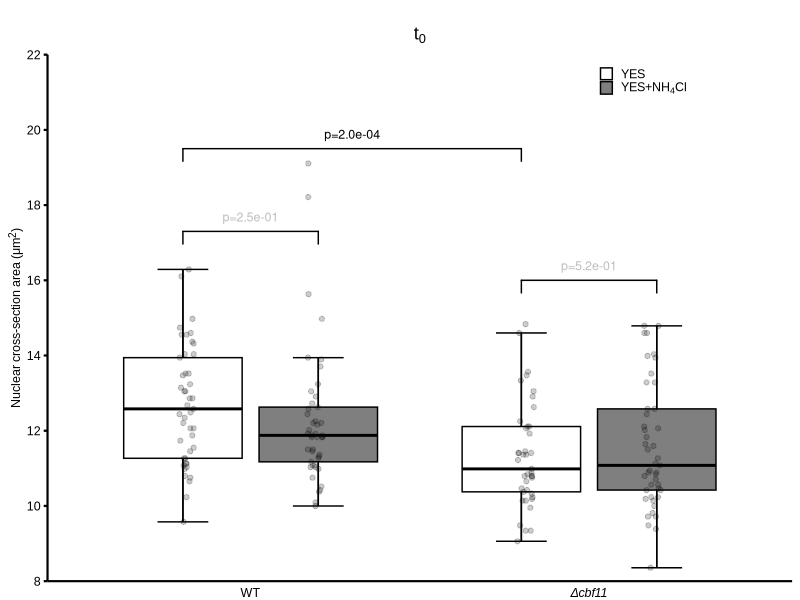
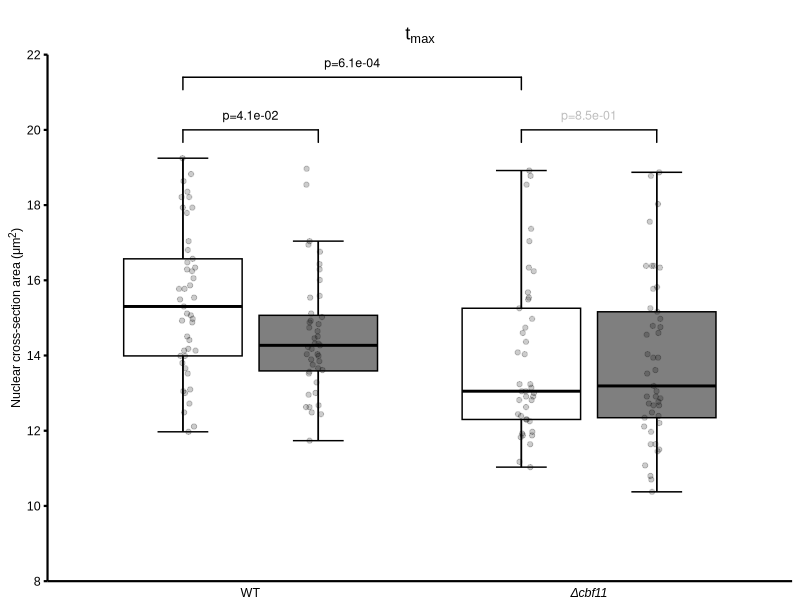
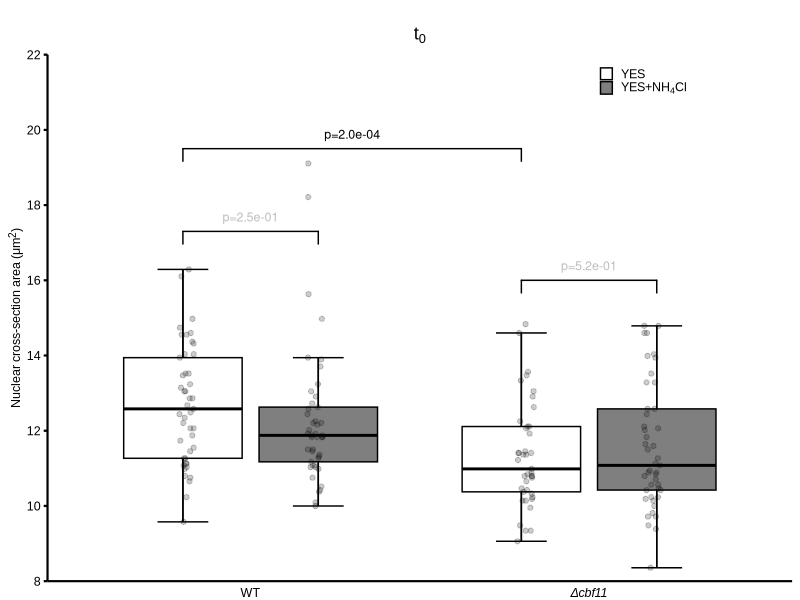
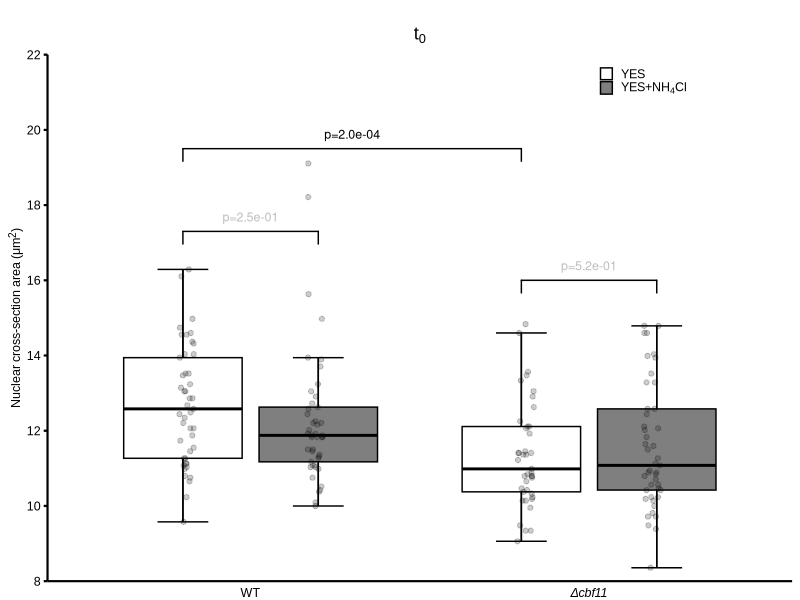
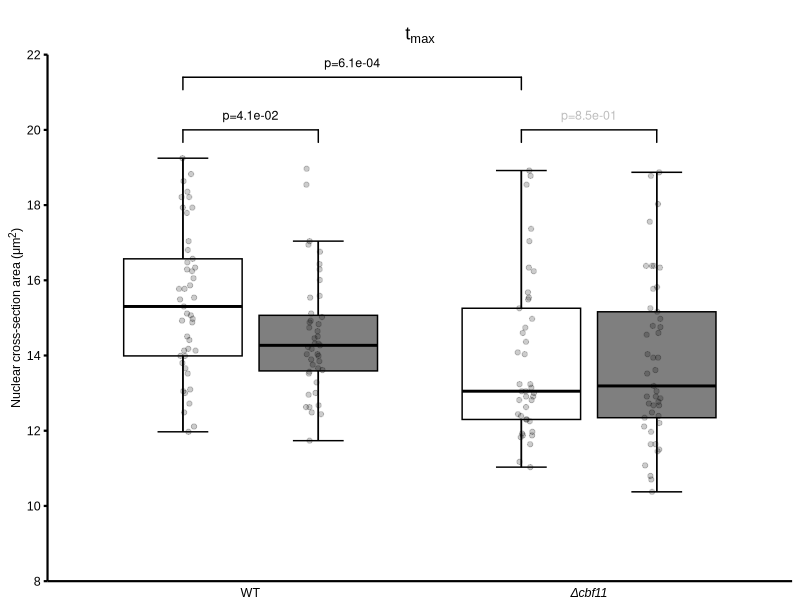
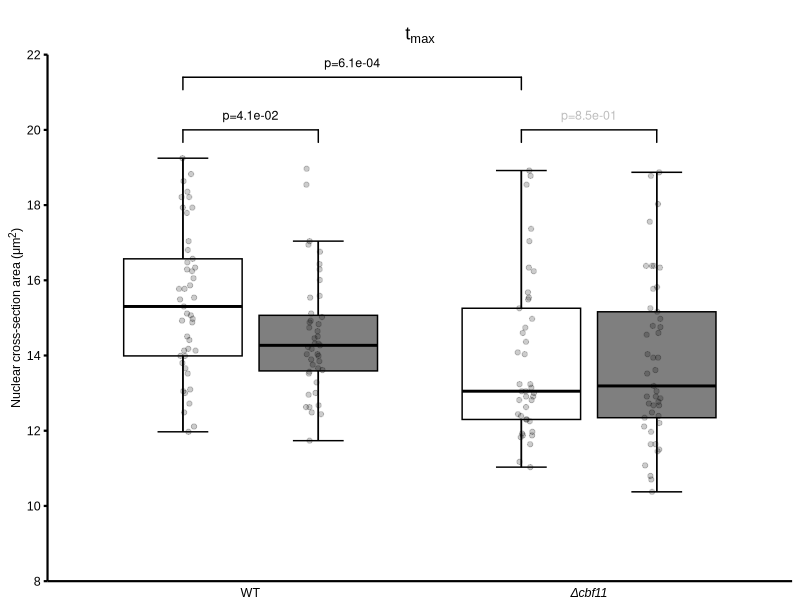

Write R code to recreate these figures, in order.
library(multcomp)  #multiple comparison statistics
library(ggplot2)   #basic ggplot
library(ggpubr)    #provides plots and some statistics
library(ggtext)    #allows HTML-tags in text (element_markdown)
library(svglite)   #for saving images in svg format
library(broom)     #simplifies statistical data (tidy())

setwd("/media/sf_Genomik-data/user_data/Zemlianski Viacheslav/Cut project/Manuscript/Fig2")

theme_set(theme_classic() + theme(text = element_text(family = "Arial")))

################################################################################
# Fig2A, nucleus cross-section area at t0

Fig2A_data <- read.csv(file = "Fig2A_data.csv", header = TRUE) %>%              # loading raw data
  mutate(sample = paste(genotype, treatment, sep = "_"),
         sample = factor(sample, levels = c("WT_YES", "WT_YES_N",
                                            "Dcbf11_YES", "Dcbf11_YES_N")),
         genotype = factor(genotype, levels = c("WT","Dcbf11")),
         treatment = factor(treatment, levels = c("YES","YES_N")))

# Fig2A_t_1 <- t.test(c(Fig2A_data$area[Fig2A_data$sample == "WT_YES"]),          #statistical tests
#                     y = c(Fig2A_data$area[Fig2A_data$sample == "Dcbf11_YES"]),
#                     alternative = "greater",
#                     var.equal = T)
# Fig2A_t_2 <- t.test(c(Fig2A_data$area[Fig2A_data$sample == "Dcbf11_YES_N"]),
#                     y = c(Fig2A_data$area[Fig2A_data$sample == "Dcbf11_YES"]),
#                     alternative = "greater",
#                     var.equal = T)
# Fig2A_stats <- rbind(tidy(Fig2A_t_1), tidy(Fig2A_t_2)) %>%
#   mutate(p.adj = p.adjust(p.value, method = "holm"))
# rm(Fig2A_t_1, Fig2A_t_2)

# Trying ANOVA + post-hoc tests instead of Student's T

Fig2A_stats <- aov(area ~ sample,                                               # statistical test
                    data = Fig2A_data) %>%
  glht(mcp(sample = c("WT_YES - Dcbf11_YES <= 0", 
                      "Dcbf11_YES_N - Dcbf11_YES <= 0",
                      "WT_YES - WT_YES_N <= 0"
                      ))) %>%
  tidy()

ggplot(data = Fig2A_data, aes(x = genotype, fill = treatment, y = area)) +      # plot initialization
  ggtitle(expression("t"[0])) +                                                 # plot title
  stat_boxplot(geom ='errorbar',                                                # adding boxes
               position = position_dodge(0.8),
               width = 0.3) + 
  geom_boxplot(position = position_dodge(0.8),
               outlier.shape=NA,
               key_glyph = draw_key_polygon,
               colour="black", width = 0.7) +
  geom_point(position=position_jitterdodge(0.1),                                # adding datapoints
             alpha = 0.2,
             key_glyph = draw_key_blank) +
  scale_fill_manual(values = c("white", "gray50"),                              # boxes colors and legend labels
                    labels = c("YES", 
                               expression("YES+NH"[4]*"Cl"))) +
  scale_x_discrete(labels = c("WT", "<i>\u0394cbf11</i>")) +                    # x-labels          
  scale_y_continuous(expand=c(0, 0), limits=c(8, 22),                           # y-axis scale and labels
                     breaks=c(seq(8, 22, 2))) +
  ylab("Nuclear cross-section area (\u03BCm<sup>2</sup>)") +                    # y-axis title
  theme(plot.title = element_text(hjust = 0.5),
        axis.line = element_line(colour = "black", linewidth = 0.75),           # axes design
        axis.ticks.x = element_blank(),
        axis.title.x = element_blank(),
        axis.text.x = element_markdown(size = 9, colour = "black"),
        axis.title.y = element_markdown(size = 9, colour = "black"),
        axis.text.y = element_text(size = 9, colour = "black"),
        axis.ticks.y = element_line(colour = "black", linewidth = 0.75),
        legend.position = c(0.8, 0.95),
        legend.title = element_blank(),
        legend.text = element_text(size = 9, colour = "black", 
                                   vjust = 0.5, hjust = 0),
        legend.key.height = unit(0.35, 'cm'),
        legend.key.width = unit(0.35, 'cm'),
        legend.background = element_blank(),
        plot.margin=unit(c(0.7, 0.2, 0, 0.2), "cm")                             # plot margins
  ) +
  geom_signif(xmin = c(0.8, 1.8, 0.8),                                          # adding errorbars
              xmax = c(1.8, 2.2, 1.2),
              y_position = c(19.5, 16, 17.3),
              annotations = ""
              ) +
  geom_text(data = Fig2A_stats,
            aes(x = c(1.3, 2, 1),
                y = c(19.5, 16, 17.3),
                fill = NULL,
                label = paste0("p=", format(adj.p.value, scientific=T, digits=2))),
            position = position_nudge(0, 0.4),
            size = 9/.pt,
            colour = symnum(Fig2A_stats$adj.p.value,
                            cutpoints = c(0, 0.05, Inf),
                            symbols = c("black", "gray"))
            )

ggsave("Fig2A.png", width = 8, height = 10, units = "cm", dpi = 600)            # saving the plot
ggsave("Fig2A.svg", width=8, height=10, units ="cm", dpi=600, fix_text_size=F)



################################################################################
# Fig2B, nucleus cross-section area at t-max

Fig2B_data <- read.csv(file = "Fig2B_data.csv", header = TRUE) %>%              # loading raw data
  mutate(sample = paste(genotype, treatment, sep = "_"),
         sample = factor(sample, levels = c("WT_YES", "WT_YES_N",
                                            "Dcbf11_YES", "Dcbf11_YES_N")),
         genotype = factor(genotype, levels = c("WT","Dcbf11")),
         treatment = factor(treatment, levels = c("YES","YES_N")))

# Fig2B_t_1 <- t.test(c(Fig2B_data$area[Fig2B_data$sample == "WT_YES"]),          #statistical tests
#                     y = c(Fig2B_data$area[Fig2B_data$sample == "Dcbf11_YES"]),
#                     alternative = "greater",
#                     var.equal = T)
# Fig2B_t_2 <- t.test(c(Fig2B_data$area[Fig2B_data$sample == "Dcbf11_YES_N"]),
#                     y = c(Fig2B_data$area[Fig2B_data$sample == "Dcbf11_YES"]),
#                     alternative = "greater",
#                     var.equal = T)
# Fig2B_stats <- rbind(tidy(Fig2B_t_1), tidy(Fig2B_t_2)) %>%
#   mutate(p.adj = p.adjust(p.value, method = "holm"))
# rm(Fig2B_t_1, Fig2B_t_2)

# Trying ANOVA + post-hoc tests instead of Student's T

Fig2B_stats <- aov(area ~ sample,                                               # statistical tests
                   data = Fig2B_data) %>%
  glht(mcp(sample = c("WT_YES - Dcbf11_YES <= 0", 
                      "Dcbf11_YES_N - Dcbf11_YES <= 0",
                      "WT_YES - WT_YES_N <= 0"))) %>%
  tidy()

ggplot(data = Fig2B_data, aes(x = genotype, fill = treatment, y = area)) +      # plot initialization
  ggtitle(expression("t"[max])) +                                               # plot title
  stat_boxplot(geom ='errorbar',                                                # adding boxes
               position = position_dodge(0.8),
               width = 0.3) +
  geom_boxplot(position = position_dodge(0.8),
               outlier.shape=NA,
               key_glyph = draw_key_polygon,
               colour="black", width = 0.7) +
  geom_point(position=position_jitterdodge(0.1),                                # adding datapoints
             alpha = 0.2,
             key_glyph = draw_key_blank) +
  scale_fill_manual(values = c("white", "gray50"),                              # boxes colors and legend labels
                    labels = c("YES", 
                               expression("YES+NH"[4]*"Cl"))) +
  scale_x_discrete(labels = c("WT", "<i>\u0394cbf11</i>")) +                    # x-labels          
  scale_y_continuous(expand=c(0, 0), limits=c(8, 22),                           # y-axis scale and labels
                     breaks=c(seq(8, 22, 2))) +
  ylab("Nuclear cross-section area (\u03BCm<sup>2</sup>)") +                    # y-axis title
  theme(plot.title = element_text(hjust = 0.5),
        axis.line = element_line(colour = "black", linewidth = 0.75),           # axes design
        axis.ticks.x = element_blank(),
        axis.title.x = element_blank(),
        axis.text.x = element_markdown(size = 9, colour = "black"),
        axis.title.y = element_markdown(size = 9, colour = "black"),
        axis.text.y = element_text(size = 9, colour = "black"),
        axis.ticks.y = element_line(colour = "black", linewidth = 0.75),
        legend.position = "none",                                               # removing legend
        plot.margin=unit(c(0.7, 0.2, 0, 0.2), "cm")                             # plot margins
  ) +
  geom_signif(xmin = c(0.8, 1.8, 0.8),                                          # adding errorbars
              xmax = c(1.8, 2.2, 1.2),
              y_position = c(21.4, 20, 20),
              annotations = ""
  ) +
  geom_text(data = Fig2B_stats,
            aes(x = c(1.3, 2, 1),
                y = c(21.4, 20, 20),
                fill = NULL,
                label = paste0("p=", format(adj.p.value, scientific=T, digits=2))),
            position = position_nudge(0, 0.4),
            size = 9/.pt,
            colour = symnum(Fig2B_stats$adj.p.value,
                            cutpoints = c(0, 0.05, Inf),
                            symbols = c("black", "gray"))
  )

ggsave("Fig2B.png", width = 8, height = 10, units = "cm", dpi = 600)            # saving the plot
ggsave("Fig2B.svg", width=8, height=10, units="cm", dpi=600, fix_text_size=F)
